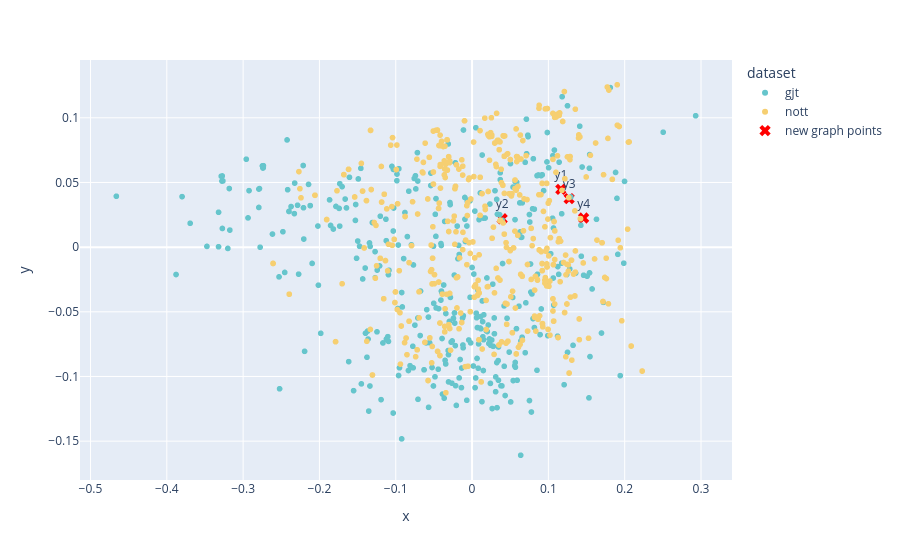

The notebook cell this image was saved under:
### Code cell
chords_list = [metadata[i]['chords'] for i in range(len(y_graph))]
datasets_list = [metadata[i]['dataset'] for i in range(len(y_graph))]
df_graph = pd.DataFrame({
    'x': y_graph[:,0],
    'y': y_graph[:,1],
    'chords': chords_list,
    'dataset': datasets_list
})
fig = px.scatter(
    data_frame=df_graph,
    x='x',
    y='y',
    color='dataset',
    color_discrete_sequence=px.colors.qualitative.Pastel,
    hover_data=['chords'],
)
fig.add_trace(go.Scatter(
    x=new_graph_2d[:, 0],
    y=new_graph_2d[:, 1],
    mode='markers+text',
    marker=dict(color='red', size=10, symbol='x'),
    text=['y1', 'y2', 'y3', 'y4'],
    hovertext=[
        in_seq_1.replace(';','<br>').replace('b_', '<br>b_'),
        in_seq_2.replace(';','<br>').replace('b_', '<br>b_'),
        in_seq_3.replace(';','<br>').replace('b_', '<br>b_'),
        in_seq_4.replace(';','<br>').replace('b_', '<br>b_'),
    ],
    hoverinfo='text',
    textposition='top center',
    name='new graph points'
))
fig.show()

# fig = px.scatter(
#     data_frame=df,
#     x='x',
#     y='y',
#     hover_data=['chords']
# )
# fig.show()

### Figure 1 — Plotly figure (JSON) as saved in the notebook; plotly's stock layout.template omitted (floating-point values rounded to 4 significant figures; data arrays with more than 128 entries replaced by an {"elided": "..."} marker saying what was removed)
{"data": [{"customdata": {"elided": "390x1 str values"}, "hovertemplate": "dataset=gjt<br>x=%{x}<br>y=%{y}<br>chords=%{customdata[0]}<extra></extra>", "legendgroup": "gjt", "marker": {"color": "rgb(102, 197, 204)", "symbol": "circle"}, "mode": "markers", "name": "gjt", "showlegend": true, "type": "scattergl", "x": {"elided": "390 float values"}, "xaxis": "x", "y": {"elided": "390 float values"}, "yaxis": "y"}, {"customdata": {"elided": "664x1 str values"}, "hovertemplate": "dataset=nott<br>x=%{x}<br>y=%{y}<br>chords=%{customdata[0]}<extra></extra>", "legendgroup": "nott", "marker": {"color": "rgb(246, 207, 113)", "symbol": "circle"}, "mode": "markers", "name": "nott", "showlegend": true, "type": "scattergl", "x": {"elided": "664 float values"}, "xaxis": "x", "y": {"elided": "664 float values"}, "yaxis": "y"}, {"hoverinfo": "text", "hovertext": ["<br>b_C:7_@2<br>F:maj_@2", "<br>b_C:9_@2<br>F:maj_@2", "<br>b_E:hdim7_@2<br>F:maj_@2", "<br>b_F#:7_@2<br>F:maj_@2"], "marker": {"color": "red", "size": 10, "symbol": "x"}, "mode": "markers+text", "name": "new graph points", "text": ["y1", "y2", "y3", "y4"], "textposition": "top center", "type": "scatter", "x": [0.1163, 0.03941, 0.1272, 0.1462], "y": [0.04467, 0.02197, 0.03749, 0.02255]}], "layout": {"legend": {"title": {"text": "dataset"}, "tracegroupgap": 0}, "margin": {"t": 60}, "xaxis": {"anchor": "y", "domain": [0, 1], "title": {"text": "x"}}, "yaxis": {"anchor": "x", "domain": [0, 1], "title": {"text": "y"}}}}
